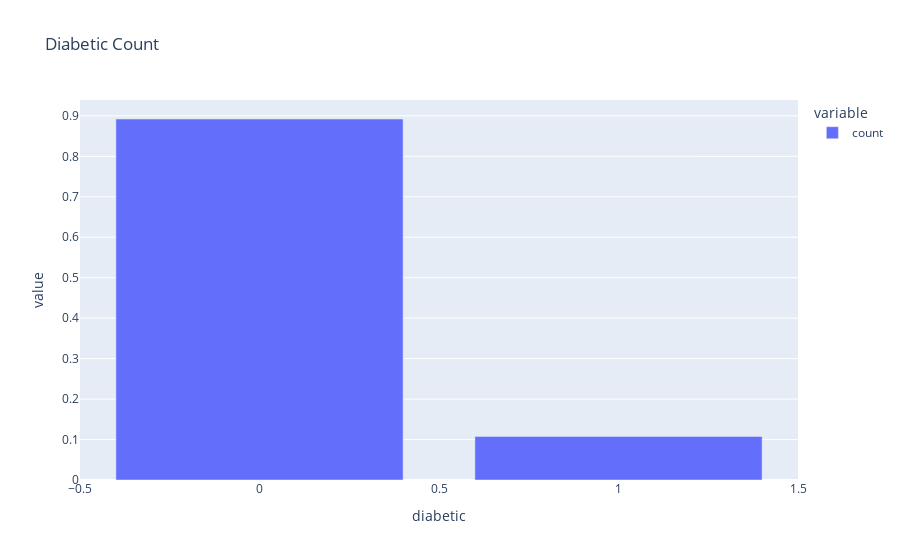

Notebook source saved alongside this figure:
### Markdown cell above
### Distribuição do Target

### Code cell
px.bar(df_diabetes_eda.value_counts('diabetic') / len(df_diabetes_eda), title='Diabetic Count')

### Figure 1 — Plotly figure (JSON) as saved in the notebook; plotly's stock layout.template omitted (floating-point values rounded to 4 significant figures)
{"data": [{"hovertemplate": "variable=count<br>diabetic=%{x}<br>value=%{y}<extra></extra>", "legendgroup": "count", "marker": {"color": "#636efa", "pattern": {"shape": ""}}, "name": "count", "orientation": "v", "showlegend": true, "textposition": "auto", "type": "bar", "x": [0, 1], "xaxis": "x", "y": [0.8922, 0.1078], "yaxis": "y"}], "layout": {"barmode": "relative", "legend": {"title": {"text": "variable"}, "tracegroupgap": 0}, "title": {"text": "Diabetic Count"}, "xaxis": {"anchor": "y", "domain": [0, 1], "title": {"text": "diabetic"}}, "yaxis": {"anchor": "x", "domain": [0, 1], "title": {"text": "value"}}}}
